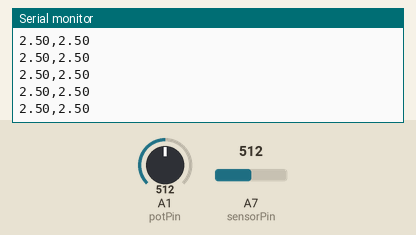
The sketch below on a simulated Arduino Nano, built with avr-gcc and run on an emulated ATmega328P. On the bench: the last lines printed to the serial monitor. The inputs (shaded band) are chosen by the test bench; at power-on: A1 (potPin) = 512, A7 (sensorPin) = 512.

Above: at 1.2 s.
1.3 s: A1 (potPin) set to 716
At 1.32 s:
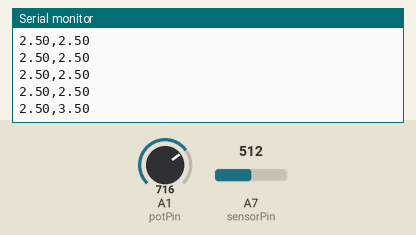
2.8 s: A7 (sensorPin) set to 716
At 2.83 s:
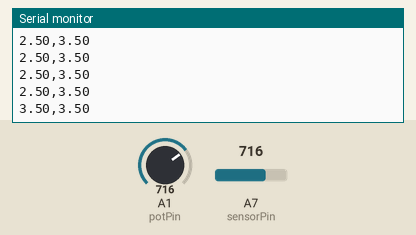
4.3 s: A1 (potPin) set to 900
At 4.35 s:
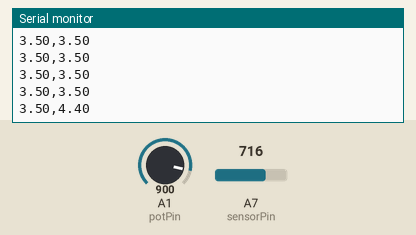
5.8 s: A7 (sensorPin) set to 900
At 5.86 s:
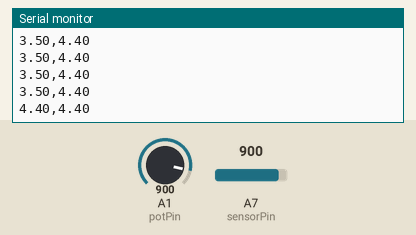
Timing chart, 0 to 8.8 s (numbered marks = the images above; inputs shaded):
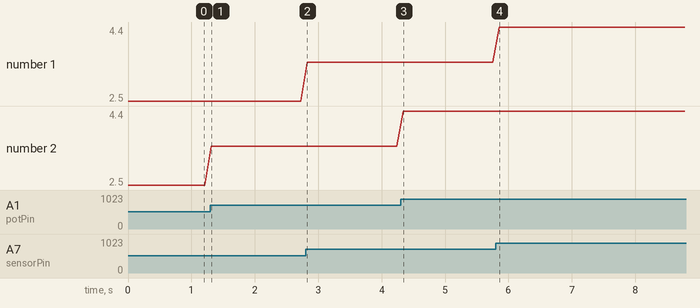

Measured:
- after the input at 1.3 s, the serial monitor: prints a new line at once (image 1)
- after the input at 2.8 s, the serial monitor: prints a new line at once (image 2)
- after the input at 4.3 s, the serial monitor: prints a new line at once (image 3)
- after the input at 5.8 s, the serial monitor: prints a new line after 0.06 s (image 4)
- plotted number 2: 2.5 → 3.5 after the input at 1.3 s, 3.5 → 4.4 after the input at 4.3 s

The sketch:

sketch_apr16a.ino
```cpp
const int sensorPin = A7;
const int potPin = A1;

// Variables
int sensorValue = 0;
int potValue = 0;
float voltage = 0.0;
float refVoltage = 0.0;

void setup() {
  pinMode(sensorPin, INPUT);
  pinMode(potPin, INPUT);
  Serial.begin(9600);
}

void loop() {

  sensorValue = analogRead(sensorPin);


  voltage = sensorValue * (5.0 / 1023.0); // El Arduino Nano tiene un rango de 0-5V en el pin analógico


  potValue = analogRead(potPin);
  refVoltage = potValue * (5.0 / 1023.0);

  Serial.print(voltage);
  Serial.print(",");
  Serial.println(refVoltage);

  delay(100);
}
```
